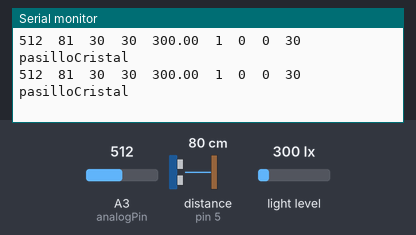
A sketch run on a simulated Arduino Uno, built with avr-gcc and run on an emulated ATmega328P. Shown: the last lines printed to the serial monitor. Inputs (shaded band) come from the test bench; at power-on: A3 (analogPin) = 512, distance to the obstacle (sensor on pin 5) 80 cm, light level 300 lx. The echo pulse lasts 58.3 µs per cm.

Above: at 7.2 s.
7.3 s: A3 (analogPin) set to 983
At 7.42 s:
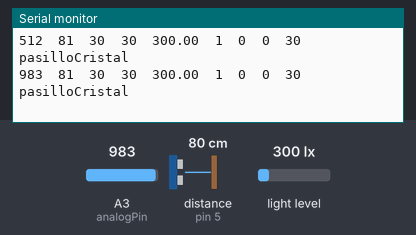
8.8 s: A3 (analogPin) set to 1010
At 8.82 s:
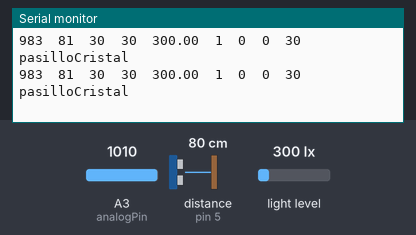
Timing chart, 0 to 11.8 s (numbered marks = the images above; inputs shaded):
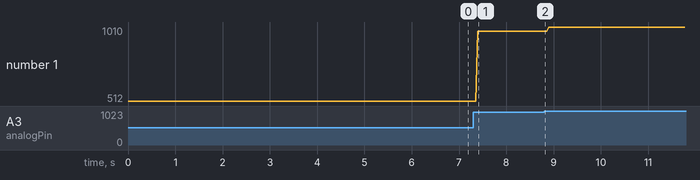

Measured:
- after the input at 7.3 s, the serial monitor: prints a new line after 0.10 s (image 1)
- plotted number 1: 512 → 983 after the input at 7.3 s, 983 → 1010 after the input at 8.8 s

The sketch:

measurment_platform.ino
```cpp
#include <NewPing.h>
#include <TimeLib.h>
#include <BH1750.h>
#include <Wire.h>

// Pin que actua como un ADC
int analogPin = A3; // Photodiode output (Thorlabas 100A)
// Input variables
int val = 0;  // Read varialbe
int distancia = 0; // cm
int angRadiacion = 30; // Irrandiance angle
int angIncidencia = 30; // Incidence angle
int entorno = 1; // {0 = lab, 1 = corridor with glasses, 2 = corridor without glasses, 3 = office, 4 = ...}
int personas = 1;
int lente = 0;
int alfa_foto = 0;
int G_foto = 30;

// Distance measurment
const int UltrasonicPin = 6;
const int UltrasonicEcho = 5;
const int MaxDistance = 350;
NewPing sonar(UltrasonicPin, UltrasonicEcho, MaxDistance);

// Luxes measurement
BH1750 lightMeter;

// Setup
void setup() {
  Serial.begin(9600);           //  setup serial
  // Inicializamos el bus I2C
  Wire.begin();
  // Inicializamos la medida a traves del luxometro
  lightMeter.begin();
}

void loop() {
  val = analogRead(analogPin);  // read the input pin
  distancia = sonar.ping_cm();  // distance mesasrument
  float lux = lightMeter.readLightLevel();
  Serial.print(val);
  Serial.print('\t');
  Serial.print(distancia);
  Serial.print('\t');
  Serial.print(angRadiacion);
  Serial.print('\t');
  Serial.print(angIncidencia);
  Serial.print('\t');
  Serial.print(lux);
  Serial.print('\t');
  Serial.print(personas);
  Serial.print('\t');
  Serial.print(lente);
  Serial.print('\t');
  Serial.print(alfa_foto);
  Serial.print('\t');
  Serial.print(G_foto);
  Serial.print('\t');
  if(entorno == 1){
    Serial.println("pasilloCristal");
  }


  //delay(500);
}
```
